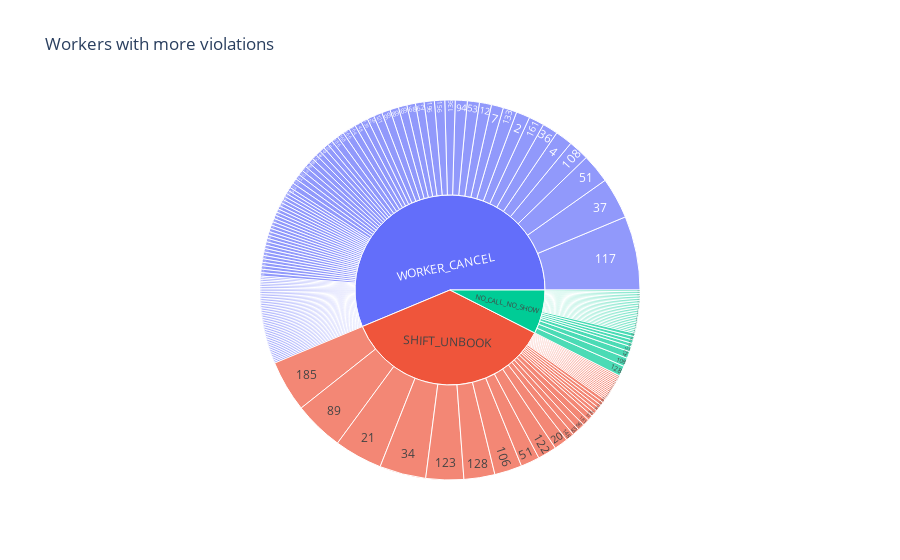

Notebook source saved alongside this figure:
### Code cell
dc = wk.to_pandas()
fig = px.sunburst(dc, path=['ACTION', 'WORKER_ID'], values='count', title='Workers with more violations')
fig.show()

### Figure 1 — Plotly figure (JSON) as saved in the notebook; plotly's stock layout.template omitted (floating-point values rounded to 4 significant figures; data arrays with more than 128 entries replaced by an {"elided": "..."} marker saying what was removed)
{"data": [{"branchvalues": "total", "domain": {"x": [0, 1], "y": [0, 1]}, "hovertemplate": "labels=%{label}<br>count=%{value}<br>parent=%{parent}<br>id=%{id}<extra></extra>", "ids": {"elided": "192 str values"}, "labels": {"elided": "192 str values"}, "name": "", "parents": {"elided": "192 str values"}, "type": "sunburst", "values": {"elided": "192 int values"}}], "layout": {"legend": {"tracegroupgap": 0}, "title": {"text": "Workers with more violations"}}}
